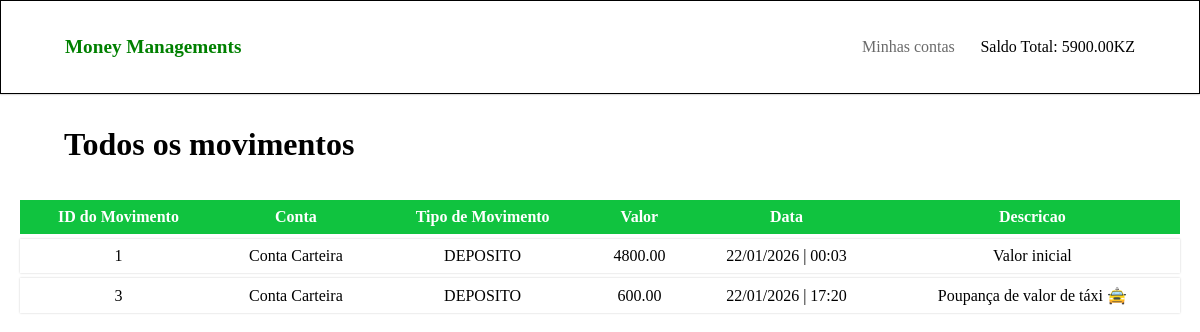
The page /conta/listar_movimentos/1 on the database as committed earlier.
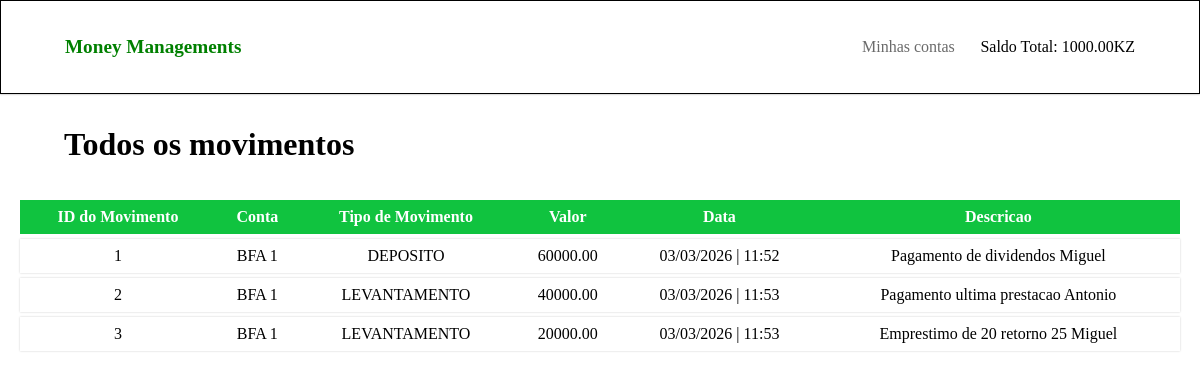
The same page on the database as committed later.
### money_managements/models.py (models this page shows, shortened)
class Movimento(models.Model):
    TIPO_MOVIMENTO = (
        ('Deposito', 'DEPOSITO'),
        ('Levantamento', 'LEVANTAMENTO')
    )
    conta = models.ForeignKey(Conta, on_delete=models.CASCADE, related_name='movimentos')
    tipo = models.CharField(max_length=12, choices=TIPO_MOVIMENTO, default='DEPOSITO')
    valor = models.DecimalField(max_digits=10, decimal_places=2)
    data = models.DateTimeField(auto_now_add=True)
    descricao = models.CharField(max_length=50, null=True)

class Conta(models.Model):
    conta = models.CharField(max_length=100, null=True)
    descricao = models.CharField(max_length=500)
    saldo = models.DecimalField(max_digits=10, decimal_places=2)
    def __str__(self):
        return self.conta

### money_managements/views.py (the view)
# urls.py: path('conta/listar_movimentos/<int:conta_id>', views.listar_movimentos, name='listar_movimentos'),
def listar_movimentos(request, conta_id):
    conta = Conta.objects.get(id=conta_id)
    movimentos = conta.movimentos.all().order_by('data')
    dados = {'movimentos' : movimentos }
    return render(request, 'm_mg/movimentos.html', dados)

### money_managements/context_processors.py (called while the page is built)
def dados_globais(request):
    saldo_geral = Saldo_geral()
    contas = Conta.objects.all()
    saldo = 0
    for conta in contas:
        saldo += conta.saldo
    saldo_geral.saldo_geral = saldo
    dados = { 'saldo_geral' : str(saldo_geral) +'KZ' }
    return dados

### money_managements/models.py (called while the page is built)
    def __str__(self):
        return str(self.saldo_geral)

### money_managements/templates/m_mg/movimentos.html
{% extends 'm_mg/base.html' %}
{% block conteudo %}
    <main class="index">
        <h1>Todos os movimentos</h1>
        <section class="section-listagem">
            <div class="tabela-container">
                <div class="container-2">
                    <table>
                        <thead>
                            <tr>
                                <th>ID do Movimento</th>
                                <th>Conta</th>
                                <th>Tipo de Movimento</th>
                                <th>Valor</th>
                                <th>Data</th>
                                <th>Descricao</th>
                            </tr>
                        </thead>
                        <tbody>
                            {% for movimento in movimentos %}
                                <tr>
                                    <td>{{ movimento.id }}</td>
                                    <td>{{ movimento.conta }}</td>
                                    <td>{{ movimento.tipo }}</td>
                                    <td>{{ movimento.valor }}</td>
                                    <td>{{ movimento.data|date:'d/m/Y | H:i'}}</td>
                                    <td>{{ movimento.descricao }}</td>
                                </tr>
                            {% empty %}
                                <p>Nenhum movimento realizado </p>
                            {% endfor %}
                        </tbody>
                    </table>
                </div>
            </div>
        </section>
    </main>
{% endblock %}

Rows that differ between the two databases and show on the page:
changed Movimento "DEPOSITO": conta "Conta Carteira" → "BFA 1"; valor "4800.00" → "60000.00"; data|H "22/01/2026 | 00:03" → "03/03/2026 | 11:52"; descricao "Valor inicial" → "Pagamento de dividendos Miguel"
now on this page (row edited): Movimento: id "2", conta "BFA 1", tipo "LEVANTAMENTO", valor "40000.00", data|H "03/03/2026 | 11:53", descricao "Pagamento ultima prestacao Antonio"
changed Movimento id 3: conta "Conta Carteira" → "BFA 1"; tipo "DEPOSITO" → "LEVANTAMENTO"; valor "600.00" → "20000.00"; data|H "22/01/2026 | 17:20" → "03/03/2026 | 11:53"; descricao "Poupança de valor de táxi 🚖" → "Emprestimo de 20 retorno 25 Miguel"
Other text that changed with them:
{{ saldo_geral }}: "5900.00KZ" → "1000.00KZ"
